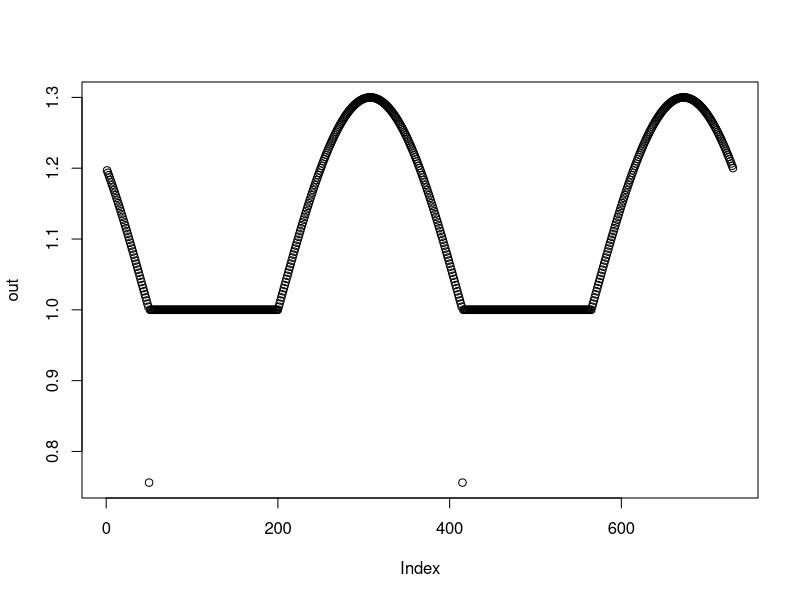

Recreate this plot in R.

start_growth <- 200
end_growth <- 350
amplitude <- .5

force_growth <- function(t, amplitude = .3,
    start_growth = 200, end_growth = 50) {

    if(start_growth < end_growth){
    if (t %% 365 < start_growth | t %% 365 > end_growth) {
        return(1)
    }
    } else {
        if (t %% 365 < start_growth & t %% 365 > end_growth) {
        return(1)
    }
    }
    if ( end_growth < start_growth) {
        theta <- (365 - start_growth + end_growth)/2

    } else {
        theta <- (end_growth - start_growth)/2
    }

    if(end_growth < start_growth & t %% 365 < end_growth) {
        over_year_correction <- 365
    } else {
        over_year_correction <- 0
    }

    1 + amplitude * cos(2 * pi * (t %% 365-start_growth - theta + over_year_correction) / (theta * 4))
}

out <- do.call(rbind, lapply(1:730, force_growth))

plot(out)
start_growth <- 200
end_growth <- 50
theta <- (365 - start_growth + end_growth)/2
1 + amplitude * cos(2 * pi * (1:50 %% 365-200 - theta+365) / (theta * 4))